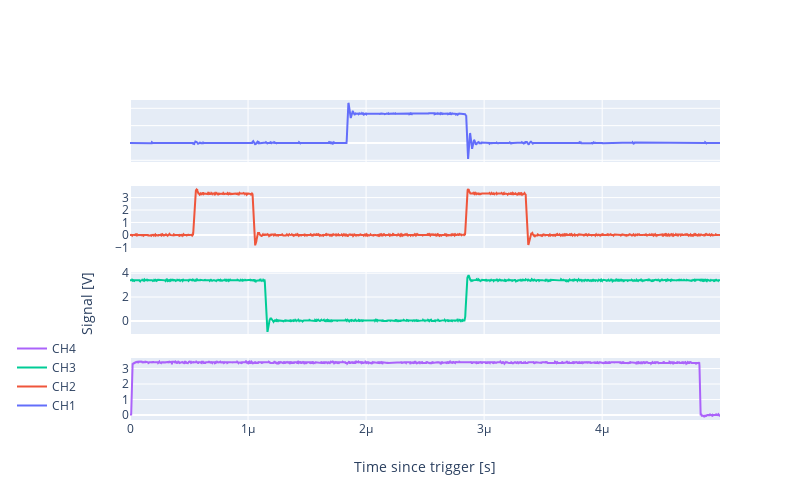

Notebook cell for this chart:
### Markdown cell above
Note how the origin of the time axis coincides witht the raising edge of our trigger signal. We can see that the entire pulse sequence takes roughly 4 $\mu$ s, we can thus use the horizontal scale function to further restrict the acquisition to a interesting time window.

### Code cell
# Set timebase to 500ns / div.
scope.set_timing_scale(500e-9 )
scope.plot_traces(['CH1', 'CH2', 'CH3', 'CH4'])

### Figure 1 — Plotly figure (JSON) as saved in the notebook; plotly's stock layout.template omitted (floating-point values rounded to 4 significant figures; data arrays with more than 128 entries replaced by an {"elided": "..."} marker saying what was removed)
{"data": [{"mode": "lines", "name": "CH1", "type": "scatter", "x": {"elided": "2500 float values"}, "xaxis": "x", "y": {"elided": "2500 float values"}, "yaxis": "y"}, {"mode": "lines", "name": "CH2", "type": "scatter", "x": {"elided": "2500 float values"}, "xaxis": "x2", "y": {"elided": "2500 float values"}, "yaxis": "y2"}, {"mode": "lines", "name": "CH3", "type": "scatter", "x": {"elided": "2500 float values"}, "xaxis": "x3", "y": {"elided": "2500 float values"}, "yaxis": "y3"}, {"mode": "lines", "name": "CH4", "type": "scatter", "x": {"elided": "2500 float values"}, "xaxis": "x4", "y": {"elided": "2500 float values"}, "yaxis": "y4"}], "layout": {"height": 500, "hovermode": "closest", "legend": {"traceorder": "reversed", "x": -0.2, "y": 0}, "width": 800, "xaxis": {"anchor": "y", "domain": [0, 1], "matches": "x4", "showticklabels": false}, "xaxis2": {"anchor": "y2", "domain": [0, 1], "matches": "x4", "showticklabels": false}, "xaxis3": {"anchor": "y3", "domain": [0, 1], "matches": "x4", "showticklabels": false}, "xaxis4": {"anchor": "y4", "domain": [0, 1], "title": {"text": "Time since trigger [s]"}}, "yaxis": {"anchor": "x", "domain": [0.8063, 1], "showticklabels": false}, "yaxis2": {"anchor": "x2", "domain": [0.5375, 0.7312]}, "yaxis3": {"anchor": "x3", "domain": [0.2687, 0.4625], "title": {"text": "Signal [V]"}}, "yaxis4": {"anchor": "x4", "domain": [0, 0.1938]}}}
